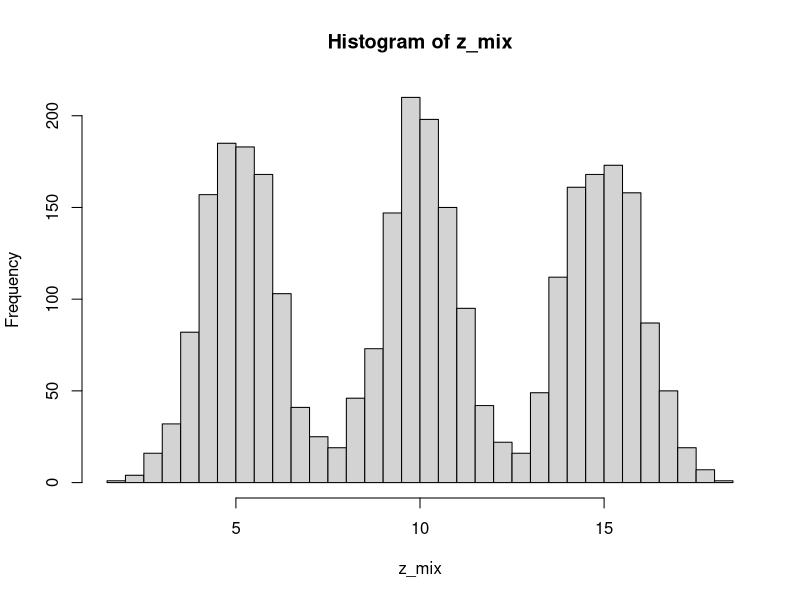

Source code (R): (Note: this script raises an error after producing the figure.)
## ---- chunk 1
knitr::opts_chunk$set(echo = TRUE)
## ---- chunk 2
set.seed(525)

n <- 1000
z1 <- rnorm(n, mean = 15, sd = 1)
z2 <- rnorm(n, mean = 10, sd = 1)
z3 <- rnorm(n, mean = 5, sd = 1)

z_mix <- c(z1, z2, z3)
## ---- chunk 3
hist(z_mix, breaks = 60)
## ---- chunk 4
std_norm <- rnorm(n = 1000)
## ---- chunk 5
library(FNN)
KL.divergence(rnorm(1000, mean = 0, sd = 1),
              rnorm(1000, mean = 1, sd = 1),
              k=100) %>% mean()
## ---- chunk 6
dnorm(0)

## ---- chunk 7
x <- 0
1/(sqrt(2*pi)*1)*exp(-1/(2*1)*(x-0)^2)
## ---- chunk 8
x <- 0
(1/3)*dnorm(x, mean = 0, sd = 1) + (1/3)*dnorm(x, mean = 5, sd = 1) + (1/3)*dnorm(x, mean = 10, sd = 1)
## ---- chunk 9
get_post <- function(x){
  (1/3)*dnorm(x, mean = 0, sd = 1) +
    (1/3)*dnorm(x, mean = 5, sd = 1) + 
    (1/3)*dnorm(x, mean = 10, sd = 1)
}
## ---- chunk 10
get_post(0)
## ---- chunk 11
pnorm(0)
## ---- chunk 12
qnorm(0.5)
## ---- chunk 13
get_post_cdf <- function(x){
  (1/3)*pnorm(x, mean = 0, sd = 1) +
    (1/3)*pnorm(x, mean = 5, sd = 1) + 
    (1/3)*pnorm(x, mean = 10, sd = 1)
}
## ---- chunk 14
get_post_cdf(x = 5)
## ---- chunk 15
get_post_cdf_inv <- function(x){
  (1/3)*qnorm(x, mean = 0, sd = 1) +
    (1/3)*qnorm(x, mean = 5, sd = 1) + 
    (1/3)*qnorm(x, mean = 10, sd = 1)
}
## ---- chunk 16
get_post_cdf_inv(0.5)
## ---- chunk 17
plot(density(z_mix))
## ---- chunk 18
plot(ecdf(z_mix))
## ---- chunk 19
quantile(z_mix, 0.3)
## ---- chunk 20
t(0.7)
## ---- chunk 21
set.seed(525)

n <- 1000
z <- rnorm(n)
## ---- chunk 22
temp_t_fun <- function(z){
  quantile = pnorm(z)
  result = quantile(z_mix, quantile)
  result
}
## ---- chunk 23
res <- temp_t_fun(z)
## ---- chunk 24
hist(res, breaks = 60)
## ---- chunk 25
z_in <- seq(from = -7.5, to = 7.5, by = 0.1)
y_in <- temp_t_fun(z_in)

plot(x = z_in, y = y_in, type = "l")
## ---- chunk 26
plot(ecdf(z_mix))
## ---- chunk 27
set.seed(525)

n <- 1000
z <- rnorm(n)

t_fun <- function(z, phi){
  sqrt(36/13)*z + phi
}

get_Exp_post <- function(phi_in){

  mean(log( sqrt(13/36) * dnorm(z) ) -
       log( get_post(t_fun(z, phi = phi_in) ) )
       )
}

## ---- chunk 28
get_Exp_post(phi_in = 5.3)
## ---- chunk 29
library(tidyverse)
## ---- chunk 30
phi_list <- seq(from = 0, to = 10, by = 0.01)

result_1 <- map_dbl(phi_list, ~get_Exp_post(.x))

plot(x = phi_list, y = result_1, type = "l")
## ---- chunk 31
phi_list[which.min(result_1)]
## ---- chunk 32
trans_z <- t_fun(z, phi = 5.4)
## ---- chunk 33
hist(trans_z)
## ---- chunk 34
library(MASS)
library(mvtnorm)
## ---- chunk 35
set.seed(525)
sample_size <- 1000                                       
mean_z1 <- c(10, 5)                                   
cov_z1 <- matrix(c(1, 0, 0, 1), ncol = 2)
mean_z2 <- c(20, 10)
mean_z3 <- c(17.5, 0)
  
z1 <- rmvnorm(n = sample_size,
              mean = mean_z1,
              sigma = cov_z1)

z2 <- rmvnorm(n = sample_size,
              mean = mean_z2,
              sigma = cov_z1)

z3 <- rmvnorm(n = sample_size,
              mean = mean_z3,
              sigma = cov_z1)

z_all <- rbind(z1, z2, z3)

head(z_all)
## ---- chunk 36
plot(x = z_all[,1], y = z_all[,2])
## ---- chunk 37

get_post_2d <- function(z){
  (1/3)*dmvnorm(z, mean = mean_z1, sigma = cov_z1) +
    (1/3)*dmvnorm(z, mean = mean_z2, sigma = cov_z1) + 
    (1/3)*dmvnorm(z, mean = mean_z3, sigma = cov_z1)
}

## ---- chunk 38
z_all[1,]
## ---- chunk 39
c(10.431526, 3.930934)
## ---- chunk 40
get_post_2d(z_all[1,])
## ---- chunk 41
set.seed(525)

n <- 1000
z <- rmvnorm(n = n,
              mean = c(0,0),
              sigma = cov_z1)

t_fun <- function(z, phi){
  sqrt(36/13)*z + phi
}

get_Exp_post_2d <- function(phi_in){

  mean(log( sqrt(13/36) * dmvnorm(z) ) -
       log( get_post_2d(t_fun(z, phi = phi_in) ) )
       )
}

## ---- chunk 42
z %>% head()
## ---- chunk 43
t_fun(z, phi = 5) %>% head()
## ---- chunk 44
dmvnorm(z[1,])
## ---- chunk 45
dmvnorm(c(0,0))
## ---- chunk 46
dmvnorm(c(17.9690,-0.5707), mean = c(17.5, 0), sigma = cov_z1)/3 +
dmvnorm(c(17.9690,-0.5707), mean = c(10, 5), sigma = cov_z1)/3 +
dmvnorm(c(17.9690,-0.5707), mean = c(20, 10), sigma = cov_z1)/3
## ---- chunk 47
dnorm(x=-0.1062, mean = 10, sd = 1)
## ---- chunk 48
log( sqrt(13/36) * dmvnorm(z) ) %>% head()
## ---- chunk 49
get_Exp_post_2d(phi_in = 3)
## ---- chunk 50
phi_list <- seq(from = 0, to = 10, by = 0.01)

result_1 <- map_dbl(phi_list, ~get_Exp_post_2d(.x))

plot(x = phi_list, y = result_1, type = "l")
## ---- chunk 51
z<- rnorm(1000)

mean(log(1/1*dnorm(z)) - log(dnorm(z, mean = 10)))
